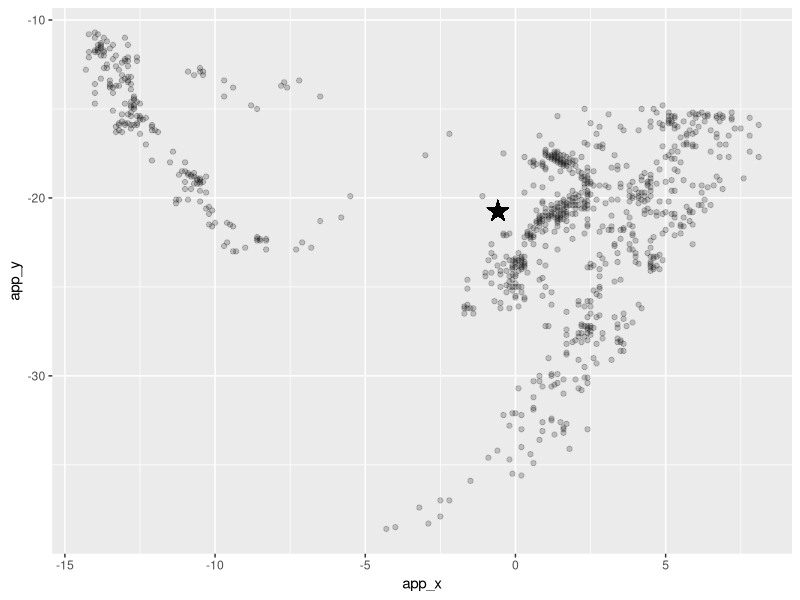
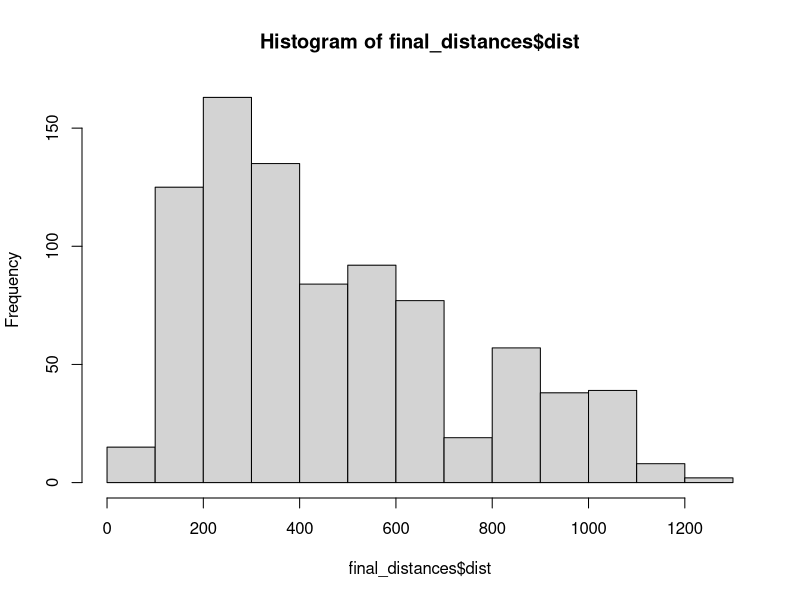

Reproduce these figures in R, in order. (Note: this script raises an error after producing the figures.)
# oulining spatial distributions

library(tidyverse)
library(geosphere)
library(colorspace)

color_hls <- function(...) {
  # both from colorspace
  hex(HLS(...))
}

raw_data <-
  quakes %>% 
  mutate(
    long = long-180,
    app_x = round(long, 1),
    app_y = round(lat, 1)
  ) %>% 
  group_by(app_x, app_y) %>% 
  summarise(n = n()) %>% 
  ungroup()



main_x <- mean(raw_data$app_x)
main_y <- mean(raw_data$app_y)

ggplot(raw_data, aes(app_x, app_y)) + 
  geom_point(alpha = .2) +
  geom_point(x = main_x, y = main_y, shape = "★", size = 7)


final_distances <-
  raw_data %>% 
  rowwise() %>% 
  mutate(dist = distHaversine(c(app_x, app_y), c(main_x, main_y), r = 3958.8)) %>% 
  ungroup() %>% 
  mutate(cat = cut(dist, breaks = (0:5 * 250), include.lowest = TRUE, right = FALSE, dig.lab = 4)) %>% 
  filter(!is.na(cat))#, cat != "[50,60]") 


table(final_distances$cat)
hist(final_distances$dist)


# states <-
#   map_data("state", region = c("pennsylvania", "new jersey", "maryland", "delaware", "new york"))

find_quadrant <- function(x, y) {
  case_when(
    sign(x) == 1 & sign(y) == 1  ~ 1000,
    sign(x) == 1 & sign(y) == -1  ~ 2000,
    sign(x) == -1 & sign(y) == -1  ~ 3000,
    sign(x) == -1 & sign(y) == 1  ~ 4000,
    TRUE ~ 0
  )
}

find_quadrant(-30, 30)


hull <-
  final_distances %>%
  group_by(cat) %>%
  slice(chull(app_x, app_y)) %>% 
  mutate(
    id = row_number(),
    dist_x = app_x - main_x,
    dist_y = app_y - main_y,
    rank_x = dist_x * sign(dist_y),
    rank_y = dist_y * sign(dist_x),
    quad = find_quadrant(dist_x, dist_y)
  ) %>% 
  arrange(quad, desc(rank_y), rank_x) %>%
  mutate(
    ord = row_number()
  ) %>% 
  ungroup()

change_range <- function(x, new_min, new_max) {
    (x - min(x))/(max(x)-min(x)) * (new_max - new_min) + new_min 
}


max_distances <-
  final_distances %>% 
  #group_by(cat) %>% 
  summarise(
    max_x = max_x
  )
  arrange(desc(dist)) %>% 
  slice(1) %>% 
  #ungroup() %>% 
  mutate(
    main_x = main_x,
    main_y = main_y,
    diff_x = abs(app_x - main_x),
    diff_y = abs(app_y - main_y)
  )

max_distances

outlines <-
  final_distances %>%
  mutate(
    min_x = min(app_x),
    min_y = min(app_y),
    max_x = max(app_x),
    max_y = max(app_y)
  ) %>% 
  group_by(cat, min_x, min_y, max_x, max_y) %>% 
  summarise(
    max = max(dist)
  ) %>% 
  ungroup() %>% 
  unnest(pts = list(1:4*90)) %>% #list(0:36*10)) %>%
  mutate(
    circ_x = (sin((pts)*2*pi/360)*max)+main_x,
    circ_y = (cos((pts)*2*pi/360)*max)+main_y
  ) %>% 
  mutate(
    x = change_range(circ_x, min_x, max_x),
    y = change_range(circ_y, min_y, max_y)
  )
  
ggplot(final_distances, aes(app_x, app_y)) +
  #coord_map(xlim = c(-74.5, -78), ylim = c(39.5, 42.1)) +
  # geom_polygon(
  #   data = states, aes(x = long, y = lat, group = group), 
  #   fill = "white", color = "grey"
  # ) +
  geom_polygon(data = outlines, aes(circ_x, circ_y, fill = fct_rev(cat))) +
  #geom_path(data = outlines, aes(x, y, color = cat), alpha = .4, size = 6) +
  #geom_point(aes(app_x, app_y, size = n, color = cat)) +
  geom_point(x = main_x, y = main_y, shape = "★", size = 6) 

+
  scale_size(range = c(1,4), breaks = c(1,5,10)) +
  scale_fill_manual(
    values = c(
      color_hls(180, .8, .5),
      color_hls(180, .7, .5),
      color_hls(180, .5, .5),
      color_hls(180, .4, .5),
      color_hls(180, .3, .5)
    )
  ) +
  scale_color_manual(
    values = c(
      color_hls(180, .3, .7),
      color_hls(180, .4, .7),
      color_hls(180, .5, .7),
      color_hls(180, .7, .7),
      color_hls(180, .8, .7)
    )
  ) +
  theme(
    panel.background = element_rect(color = "grey", fill = NULL),
    #axis.text = element_blank(),
    axis.title = element_blank(),
    axis.ticks = element_blank()
  ) +
  labs(
    color = "Miles"
  )
